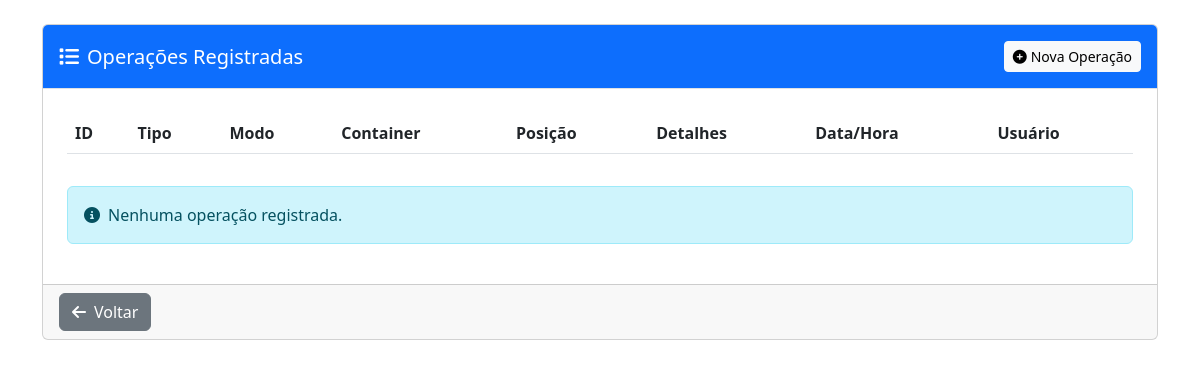
/operacoes/listar (signed in), run on an earlier commit of the app's database.
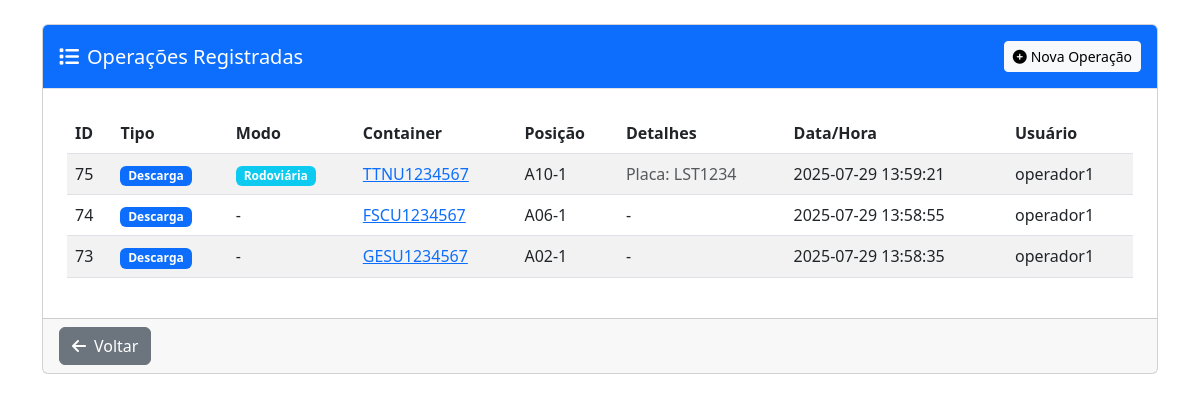
And on a later commit of the database.
### tables this page shows
CREATE TABLE operacoes (
        id INTEGER PRIMARY KEY AUTOINCREMENT,
        tipo TEXT NOT NULL,  -- 'descarga', 'movimentacao', 'carregamento'
        modo TEXT,  -- 'ferrovia', 'rodoviaria' (para descarga e carregamento)
        container_id INTEGER NOT NULL,
        posicao TEXT NOT NULL,
        placa TEXT,  -- para modo rodoviário
        vagao TEXT,  -- para modo ferroviário
        data_operacao TEXT NOT NULL,
        usuario_id INTEGER NOT NULL,
        observacoes TEXT, posicao_anterior TEXT, resultado_vistoria TEXT,
        FOREIGN KEY(container_id) REFERENCES containers(id),
        FOREIGN KEY(usuario_id) REFERENCES usuarios(id)
    );

CREATE TABLE containers (
        id INTEGER PRIMARY KEY AUTOINCREMENT,
        numero TEXT UNIQUE NOT NULL,
        status TEXT NOT NULL DEFAULT 'no patio',
        posicao_atual TEXT,
        data_criacao TEXT NOT NULL,
        ultima_atualizacao TEXT NOT NULL
    , unidade TEXT DEFAULT 'principal', tipo_container TEXT, tamanho TEXT, capacidade TEXT, tara TEXT, armador TEXT, booking TEXT);

CREATE TABLE usuarios (
        id INTEGER PRIMARY KEY AUTOINCREMENT,
        username TEXT UNIQUE NOT NULL,
        email TEXT UNIQUE NOT NULL,
        password_hash TEXT NOT NULL,
        nivel TEXT NOT NULL,
        created_at TEXT NOT NULL,
        last_login TEXT,
        ultima_alteracao_senha TEXT
    , nome TEXT, unidade TEXT DEFAULT "Rio de Janeiro", senha_temporaria INTEGER DEFAULT 0, primeiro_login INTEGER DEFAULT 1);

### routes/operacoes.py (the view)
@operacoes_bp.route('/listar')
@login_required
def listar_operacoes():
    try:
        db = get_db()
        cursor = db.cursor()
        cursor.execute('''
            SELECT o.*, c.numero as container_numero, u.username as usuario_nome
            FROM operacoes o
            JOIN containers c ON o.container_id = c.id
            JOIN usuarios u ON o.usuario_id = u.id
            ORDER BY o.data_operacao DESC
        ''')
        operacoes = cursor.fetchall()
        return render_template('operacoes/listar_operacoes.html', operacoes=operacoes)
    except Exception as e:
        logger.error(f"Erro ao listar operações: {e}")
        flash(f'Erro ao listar operações: {str(e)}', 'danger')
        return redirect(url_for('operacoes.index'))

### auth/routes.py (called while the page is built)
def login_required(f):
    @wraps(f)
    def decorated_function(*args, **kwargs):
        if 'username' not in session:
            flash('Você precisa fazer login para acessar esta página', 'danger')
            return redirect(url_for('auth.login'))
        return f(*args, **kwargs)
    return decorated_function

### db.py (called while the page is built)
def get_db():
    if 'db' not in g:
        try:
            g.db = sqlite3.connect(
                current_app.config['DATABASE'],
                detect_types=sqlite3.PARSE_DECLTYPES,
                timeout=30.0,  # 30 segundos de timeout
                isolation_level=None  # Autocommit mode
            )
            g.db.execute('PRAGMA busy_timeout = 10000;')  # 10 segundos
            g.db.row_factory = sqlite3.Row
            logger.debug("Nova conexão com o banco de dados estabelecida")
        except sqlite3.Error as e:
            logger.error(f"Erro ao conectar ao banco de dados: {e}")
            raise
    return g.db

### utils/permissions.py (called while the page is built)
def get_user_role():
    role = session.get('role') or session.get('nivel')
    return role

def has_role(required_role):
    user_role = get_user_role()
    if not user_role or user_role not in ROLES:
        return False
    return ROLES[user_role] >= ROLES[required_role]

### templates/operacoes/listar_operacoes.html (shortened to what this page needs)
{% extends "base.html" %}
{% block content %}
<div class="container py-4">
    <div class="row">
        <div class="col-md-12 mb-4">
            <div class="card">
                <div class="card-header bg-primary text-white">
                    <div class="d-flex justify-content-between align-items-center">
                        <h5 class="card-title mb-0">
                            <i class="fas fa-list me-2"></i>Operações Registradas
                        </h5>
                        <a href="{{ url_for('operacoes.nova_operacao') }}" class="btn btn-sm btn-light">
                            <i class="fas fa-plus-circle me-1"></i>Nova Operação
                        </a>
                    </div>
                </div>
                <div class="card-body">
                    <div class="table-responsive">
                        <table class="table table-striped table-hover" id="tabelaOperacoes">
                            <thead>
                                <tr>
                                    <th>ID</th>
                                    <th>Tipo</th>
                                    <th>Modo</th>
                                    <th>Container</th>
                                    <th>Posição</th>
                                    <th>Detalhes</th>
                                    <th>Data/Hora</th>
                                    <th>Usuário</th>
                                </tr>
                            </thead>
                            <tbody>
                                {% for operacao in operacoes %}
                                <tr>
                                    <td>{{ operacao.id }}</td>
                                    <td>
                                        {% if operacao.tipo == 'descarga' %}
                                        <span class="badge bg-primary">Descarga</span>
                                        {% elif operacao.tipo == 'movimentacao' %}
                                        <span class="badge bg-warning">Movimentação</span>
                                        {% elif operacao.tipo == 'carregamento' %}
                                        <span class="badge bg-success">Carregamento</span>
                                        {% endif %}
                                    </td>
                                    <td>
                                        {% if operacao.modo == 'rodoviaria' %}
                                        <span class="badge bg-info">Rodoviária</span>
                                        {% elif operacao.modo == 'ferrovia' %}
                                        <span class="badge bg-secondary">Ferroviária</span>
                                        {% else %}
                                        <span>-</span>
                                        {% endif %}
                                    </td>
                                    <td>
                                        <a href="{{ url_for('operacoes.detalhe_container', container_id=operacao.container_id) }}">
                                            {{ operacao.container_numero }}
                                        </a>
                                    </td>
                                    <td>{{ operacao.posicao }}</td>
                                    <td>
                                        {% if operacao.modo == 'rodoviaria' and operacao.placa %}
                                        <span class="text-muted">Placa: {{ operacao.placa }}</span>
                                        {% elif operacao.modo == 'ferrovia' and operacao.vagao %}
                                        <span class="text-muted">Vagão: {{ operacao.vagao }}</span>
                                        {% else %}
                                        <span>-</span>
                                        {% endif %}
                                    </td>
                                    <td>{{ operacao.data_operacao }}</td>
                                    <td>{{ operacao.usuario_nome }}</td>
                                </tr>
                                {% endfor %}
                            </tbody>
                        </table>
                    </div>
                    {% if not operacoes %}
                    <div class="alert alert-info mt-3">
                        <i class="fas fa-info-circle me-2"></i>Nenhuma operação registrada.
                    </div>
                    {% endif %}
                </div>
                <div class="card-footer">
                    <a href="{{ url_for('operacoes.index') }}" class="btn btn-secondary">
                        <i class="fas fa-arrow-left me-2"></i>Voltar
                    </a>
                </div>
            </div>
        </div>
    </div>
</div>
{% endblock %}

### templates/base.html (shortened to what this page needs)
<!DOCTYPE html>
<html lang="pt-BR">
<head>
    <link href="https://cdn.jsdelivr.net/npm/bootstrap@5.3.0/dist/css/bootstrap.min.css" rel="stylesheet">
    <link rel="stylesheet" href="https://cdnjs.cloudflare.com/ajax/libs/font-awesome/6.4.0/css/all.min.css">
    <link rel="stylesheet" href="https://cdn.jsdelivr.net/npm/sweetalert2@11.7.0/dist/sweetalert2.min.css">
</head>
<body>
    {% block content %}{% endblock %}
</body>
</html>

### templates/base.html (style rules this page uses)
.card-header { background-color: #f8f9fa; border-bottom: 1px solid #dee2e6; padding: 1rem; }
.card-body { padding: 1.5rem; }

What changed in the data, as far as the page shows it:
added operacoes: id "75", tipo "Descarga", modo "Rodoviária", container_numero "TTNU1234567", posicao "A10-1", placa "LST1234", data_operacao "2025-07-29 13:59:21", usuario_nome "operador1"
added operacoes: id "74", tipo "Descarga", container_numero "FSCU1234567", posicao "A06-1", data_operacao "2025-07-29 13:58:55", usuario_nome "operador1"
added operacoes: id "73", tipo "Descarga", container_numero "GESU1234567", posicao "A02-1", data_operacao "2025-07-29 13:58:35", usuario_nome "operador1"
Also different on the page:
text no longer shown: "Nenhuma operação registrada."
